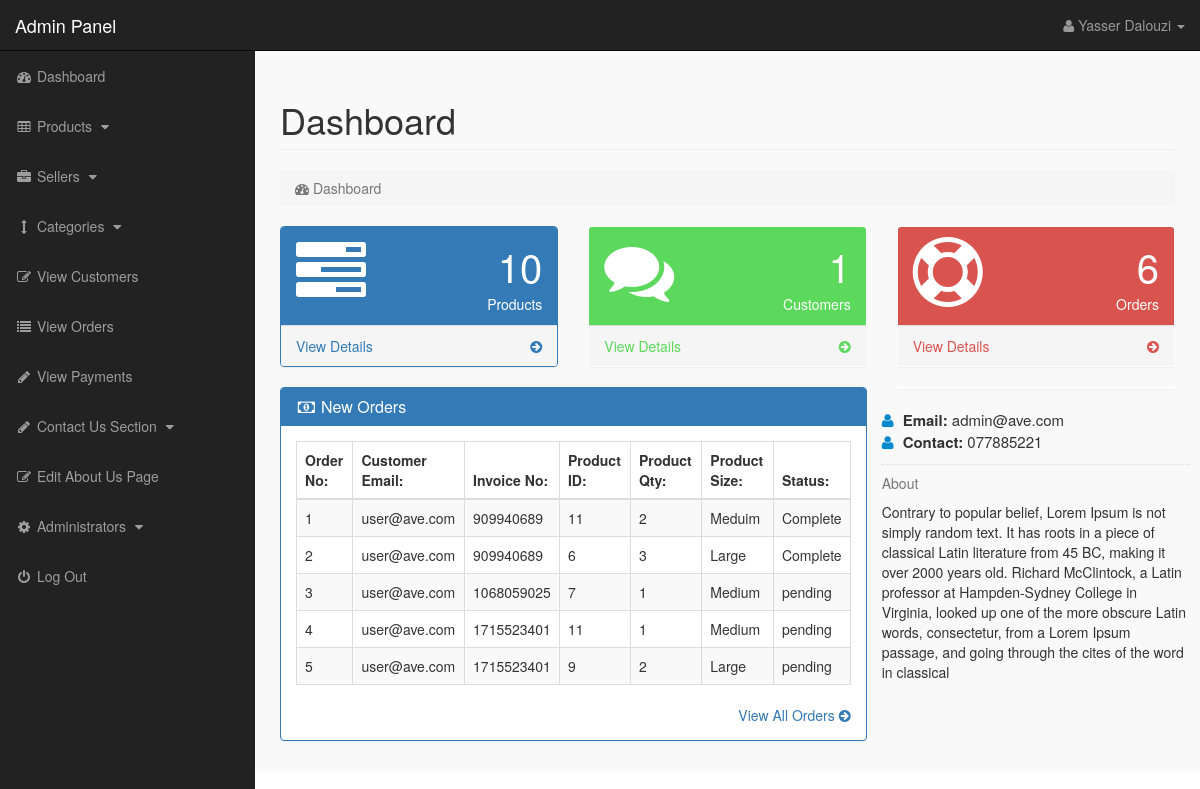
/admin_area/index.php?dashboard (signed in), run on an earlier commit of the app's database.
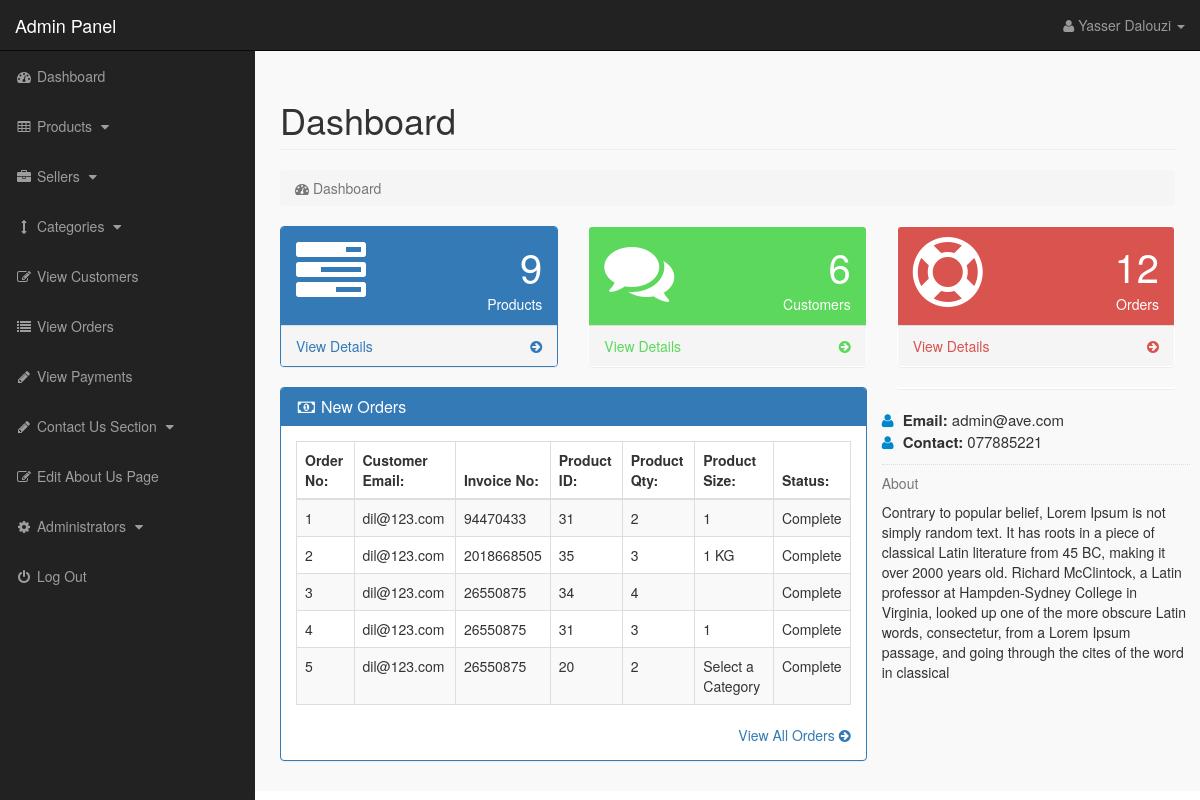
And on a later commit of the database.
### tables this page shows
CREATE TABLE `pending_orders` (
  `order_id` int(10) NOT NULL,
  `customer_id` int(10) NOT NULL,
  `invoice_no` int(10) NOT NULL,
  `product_id` text NOT NULL,
  `qty` int(10) NOT NULL,
  `size` text NOT NULL,
  `order_status` text NOT NULL,
  `pro_dt` datetime DEFAULT NULL
);

CREATE TABLE `customers` (
  `customer_id` int(10) NOT NULL,
  `customer_name` varchar(255) NOT NULL,
  `customer_email` varchar(255) NOT NULL,
  `customer_pass` varchar(255) NOT NULL,
  `customer_country` text NOT NULL,
  `customer_city` text NOT NULL,
  `customer_contact` varchar(255) NOT NULL,
  `customer_address` text NOT NULL,
  `customer_image` text NOT NULL,
  `customer_ip` varchar(255) NOT NULL,
  `customer_confirm_code` text NOT NULL
);

### admin_area/dashboard.php (the view, shortened to what the changed rows need)
<?php
if(!isset($_SESSION['admin_email'])){
echo "<script>window.open('login.php','_self')</script>";
}
else {
?>
<div class="row">
<div class="col-lg-12">
<h1 class="page-header">Dashboard</h1>
<ol class="breadcrumb">
<li class="active">
<i class="fa fa-dashboard"></i> Dashboard
</li>
</ol>
</div>
</div>
<div class="row">
<div class="col-lg-4 col-md-6">
<div class="panel panel-primary">
<div class="panel-heading">
<div class="row">
<div class="col-xs-3">
<i class="fa fa-tasks fa-5x"> </i>
</div>
<div class="col-xs-9 text-right">
<div class="huge"> <?php echo $count_products; ?> </div>
<div>Products</div>
</div>
</div>
</div>
<a href="index.php?view_products">
<div class="panel-footer">
<span class="pull-left"> View Details </span>
<span class="pull-right"> <i class="fa fa-arrow-circle-right"></i> </span>
<div class="clearfix"></div>
</div>
</a>
</div>
</div>
<div class="col-lg-4 col-md-6">
<div class="panel panel-green">
<div class="panel-heading">
<div class="row">
<div class="col-xs-3">
<i class="fa fa-comments fa-5x"> </i>
</div>
<div class="col-xs-9 text-right">
<div class="huge"> <?php echo $count_customers; ?> </div>
<div>Customers</div>
</div>
</div>
</div>
<a href="index.php?view_customers">
<div class="panel-footer">
<span class="pull-left"> View Details </span>
<span class="pull-right"> <i class="fa fa-arrow-circle-right"></i> </span>
<div class="clearfix"></div>
</div>
</a>
</div>
</div>
<div class="col-lg-4 col-md-6">
<div class="panel panel-red">
<div class="panel-heading">
<div class="row">
<div class="col-xs-3">
<i class="fa fa-support fa-5x"> </i>
</div>
<div class="col-xs-9 text-right">
<div class="huge"> <?php echo $count_pending_orders; ?> </div>
<div>Orders</div>
</div>
</div>
</div>
<a href="index.php?view_orders">
<div class="panel-footer">
<span class="pull-left"> View Details </span>
<span class="pull-right"> <i class="fa fa-arrow-circle-right"></i> </span>
<div class="clearfix"></div>
</div>
</a>
</div>
</div>
</div>
<div class="row" >
<div class="col-lg-8" >
<div class="panel panel-primary" >
<div class="panel-heading" >
<h3 class="panel-title" >
<i class="fa fa-money fa-fw" ></i> New Orders
</h3>
</div>
<div class="panel-body" >
<div class="table-responsive" >
<table class="table table-bordered table-hover table-striped" >
<thead>
<tr>
<th>Order No:</th>
<th>Customer Email:</th>
<th>Invoice No:</th>
<th>Product ID:</th>
<th>Product Qty:</th>
<th>Product Size:</th>
<th>Status:</th>
</tr>
</thead>
<tbody>
<?php
$i = 0;
$get_order = "select * from pending_orders order by 1 DESC LIMIT 0,5";
$run_order = mysqli_query($con,$get_order);
while($row_order=mysqli_fetch_array($run_order)){
$c_id = $row_order['customer_id'];
$invoice_no = $row_order['invoice_no'];
$product_id = $row_order['product_id'];
$qty = $row_order['qty'];
$size = $row_order['size'];
$order_status = $row_order['order_status'];
$i++;
?>
<tr>
<td><?php echo $i; ?></td>
<td>
<?php
$get_customer = "select * from customers where customer_id='$c_id'";
$run_customer = mysqli_query($con,$get_customer);
$row_customer = mysqli_fetch_array($run_customer);
$customer_email = $row_customer['customer_email'];
echo $customer_email;
?>
</td>
<td><?php echo $invoice_no; ?></td>
<td><?php echo $product_id; ?></td>
<td><?php echo $qty; ?></td>
<td><?php echo $size; ?></td>
<td>
<?php
if($order_status=='pending'){
echo $order_status='pending';
}
else {
echo $order_status='Complete';
}
?>
</td>
</tr>
<?php } ?>
</tbody>
</table>
</div>
<div class="text-right" >
<a href="index.php?view_orders" >
View All Orders <i class="fa fa-arrow-circle-right" ></i>
</a>
</div>
</div>
</div>
</div>
<div class="col-md-4">
<div class="panel">
</div>
</div>
<div class="mb-md">
<div class="widget-content-expanded">
<i class="fa fa-user"></i> <span>Email: </span> <?php echo $admin_email; ?>  <br>
<i class="fa fa-user"></i> <span>Contact: </span> <?php echo $admin_contact; ?>   <br>
</div>
<hr class="dotted short">
<h5 class="text-muted">About</h5>
<p>
<?php echo $admin_about; ?>
</p>
</div>
</div>
</div>
</div>
</div>
<?php } ?>

### admin_area/includes/sidebar.php (shortened to what the changed rows need)
<?php
if(!isset($_SESSION['admin_email'])){
echo "<script>window.open('login.php','_self')</script>";
}
else {
?>
<nav class="navbar navbar-inverse navbar-fixed-top" >
<div class="navbar-header" >
<a class="navbar-brand" href="index.php?dashboard" >Admin Panel</a>
</div>
<ul class="nav navbar-right top-nav" >
<li class="dropdown" >
<a href="#" class="dropdown-toggle" data-toggle="dropdown" >
<i class="fa fa-user" ></i>
<?php echo $admin_name; ?> <b class="caret" ></b>
</a>
</li>
</ul>
<div class="collapse navbar-collapse navbar-ex1-collapse">
<ul class="nav navbar-nav side-nav">
<li>
<a href="index.php?dashboard">
<i class="fa fa-fw fa-dashboard"></i> Dashboard
</a>
</li>
<li>
<a href="#" data-toggle="collapse" data-target="#products">
<i class="fa fa-fw fa-table"></i> Products
<i class="fa fa-fw fa-caret-down"></i>
</a>
</li>
<li>
<a href="#" data-toggle="collapse" data-target="#manufacturers">
<i class="fa fa-fw fa-briefcase"></i> Sellers
<i class="fa fa-fw fa-caret-down"></i>
</a>
</li>
<li>
<a href="#" data-toggle="collapse" data-target="#cat">
<i class="fa fa-fw fa-arrows-v"></i> Categories
<i class="fa fa-fw fa-caret-down"></i>
</a>
</li>
<li>
<a href="index.php?view_customers">
<i class="fa fa-fw fa-edit"></i> View Customers
</a>
</li>
<li>
<a href="index.php?view_orders">
<i class="fa fa-fw fa-list"></i> View Orders
</a>
</li>
<li>
<a href="index.php?view_payments">
<i class="fa fa-fw fa-pencil"></i> View Payments
</a>
</li>
<li>
<a href="#" data-toggle="collapse" data-target="#contact_us">
<i class="fa fa-fw fa-pencil"> </i> Contact Us Section
<i class="fa fa-fw fa-caret-down"></i>
</a>
</li>
<li>
<a href="index.php?edit_about_us">
<i class="fa fa-fw fa-edit"></i> Edit About Us Page
</a>
</li>
<li>
<a href="#" data-toggle="collapse" data-target="#users">
<i class="fa fa-fw fa-gear"></i> Administrators
<i class="fa fa-fw fa-caret-down"></i>
</a>
</li>
<li>
<a href="logout.php">
<i class="fa fa-fw fa-power-off"></i> Log Out
</a>
</li>
</ul>
</div>
</nav>
<?php } ?>

What changed in the data, as far as the page shows it:
removed pending_orders: customer.customer_email "user@ave.com", invoice_no "909940689", product "11", qty "2", size "Meduim"
removed pending_orders: customer.customer_email "user@ave.com", invoice_no "909940689", product "6", qty "3", size "Large"
removed pending_orders: customer.customer_email "user@ave.com", invoice_no "1068059025", product "7", qty "1", size "Medium"
removed pending_orders: customer.customer_email "user@ave.com", invoice_no "1715523401", product "11", qty "1", size "Medium"
removed pending_orders: customer.customer_email "user@ave.com", invoice_no "1715523401", product "9", qty "2", size "Large"
added pending_orders: customer.customer_email "dil@123.com", invoice_no "94470433", product "31", qty "2", size "1"
added pending_orders: customer.customer_email "dil@123.com", invoice_no "2018668505", product "35", qty "3", size "1 KG"
added pending_orders: customer.customer_email "dil@123.com", invoice_no "26550875", product "34", qty "4"
added pending_orders: customer.customer_email "dil@123.com", invoice_no "26550875", product "31", qty "3", size "1"
added pending_orders: customer.customer_email "dil@123.com", invoice_no "26550875", product "20", qty "2", size "Select a Category"
Also different on the page:
$count_products: "10" → "9"
$count_customers: "1" → "6"
$count_pending_orders: "6" → "12"
